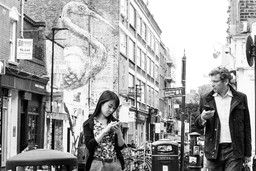
#> input picture scaled.png, 256 x 171 px, shrunk from 800 x 533 before the run
$ jupyter execute deconv.ipynb   (shell and % lines are left out)
#> lines starting #> are read from the running program, lines starting #| are printed output that depends on the picture; long printed decimals are rounded
[cell 1]
import matplotlib.pyplot as plt
import numpy as np
from skimage import io, color
from scipy.signal import convolve2d as conv2
from skimage import color, data, restoration
from pprint import pprint

def showPics(pics, cols=2):
    plt.gray()
    plt.rcParams["figure.figsize"] = 16, 16
    n= len(pics)

    rows= int((n+1)/cols)

    r= 1
    c= 1
    i= 1

    for pic in pics:
        if (c>cols):
            c= 0
            r+= 1

        plt.subplot(rows, cols, i)
        plt.imshow(pic[0])
        plt.title(pic[1])

        i+= 1
        c+= 1
        plt.axis('off')

    plt.gray()
    plt.subplots_adjust(wspace=0.01, hspace=0.1, top=1, bottom=0, left=0, right=1)
    plt.show()

    return


original= io.imread('scaled.png')
#> original is the input picture: shape (171, 256); min 0, max 255, mean 160.4
blurred= io.imread('blurred.png')/255
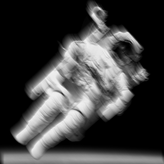
#> input picture blurred.png, 164 x 164 px, shrunk from 512 x 512 before the run
#> blurred: shape (164, 164) float64; min 0, max 0.953, mean 0.253
kernel= np.load("kernel.npy")
#> (reads kernel.npy from the repository)

print ("image:" , blurred.shape , "  min:" , np.min(blurred), "  max:" , np.max(blurred))
#| image: (164, 164)   min: 0.0   max: 0.9529
print ("kernel:" , kernel.shape , "  min:" , np.min(kernel), "  max:" , np.max(kernel))

showPics([
    [original, "original"],
    [blurred, "blurred"],
    [kernel, "psf"]],3)
#> in showPics, `plt.show()`:
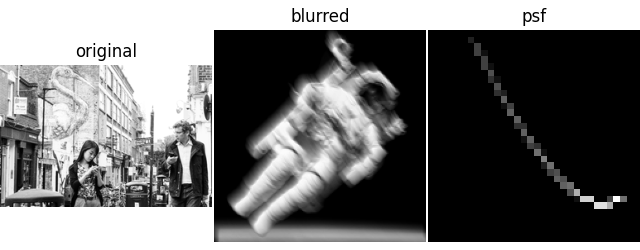
#> figure drawn by matplotlib, 3 panels

[cell 2]
import scipy
epsilon= np.finfo("float64").eps

def RL_deconv(image, psf, iterations):

#    latent= image.copy()
#> called with iterations = 30
    latent= 0.5*np.ones(image.shape)

    fsp= psf[::-1, ::-1]
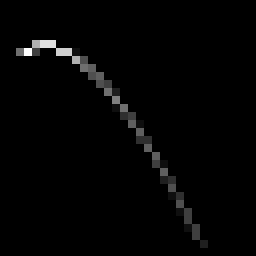
#> fsp: shape (32, 32) float64 (shown 8 times larger); min 0, max 0.0627, mean 0.000977; drawn with min black and max white

    for i in range(iterations):

        est_conv      = scipy.signal.convolve2d(latent, psf, 'same')
        est_conv[est_conv == 0] = epsilon  # avoid div by zero
        relative_blur = np.divide(image, est_conv)
        error     = scipy.signal.convolve2d(relative_blur,fsp,'same')
        latent    = np.multiply(latent, error)
#> this loop made 30 passes
#> pass 1, in RL_deconv, `est_conv      = scipy.signal.convolve2d(latent, psf, 'same')`:
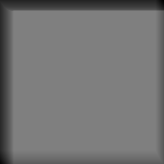
#> est_conv: shape (164, 164) float64; min 0, max 0.5, mean 0.458
#> pass 1, in RL_deconv, `relative_blur = np.divide(image, est_conv)`:
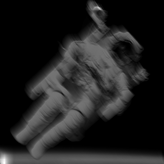
#> relative_blur: shape (164, 164) float64; min 0, max 4.12, mean 0.532; drawn with min black and max white
#> pass 1, in RL_deconv, `error     = scipy.signal.convolve2d(relative_blur,fsp,'same')`:
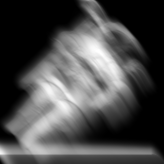
#> error: shape (164, 164) float64; min 0, max 1.72, mean 0.506; drawn with min black and max white
#> pass 1, in RL_deconv, `latent    = np.multiply(latent, error)`:
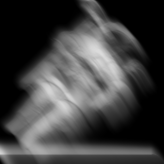
#> latent: shape (164, 164) float64; min 0, max 0.862, mean 0.253
#> after the loop:
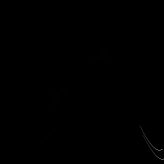
#> est_conv: shape (164, 164) float64; min 5.21e-109, max 104.9, mean 0.4
    return latent

runs=30

inp= blurred+epsilon

deco= RL_deconv(blurred, kernel, runs)
deco[deco > 1] = 1-epsilon
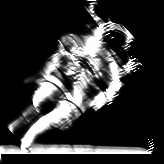
#> deco: shape (164, 164) float64; min 0, max 1, mean 0.21
deco[deco < -1] = 0

decoSK = restoration.richardson_lucy(blurred+0.00001, kernel, iterations= runs)
decoSK[decoSK > 1] = 1-epsilon
decoSK[decoSK < -1] = 0

showPics([
    [original, "original"],
    [blurred, "blurred"],
    [deco, "RL DIY"],
    [decoSK, "RL skimage"]
])
